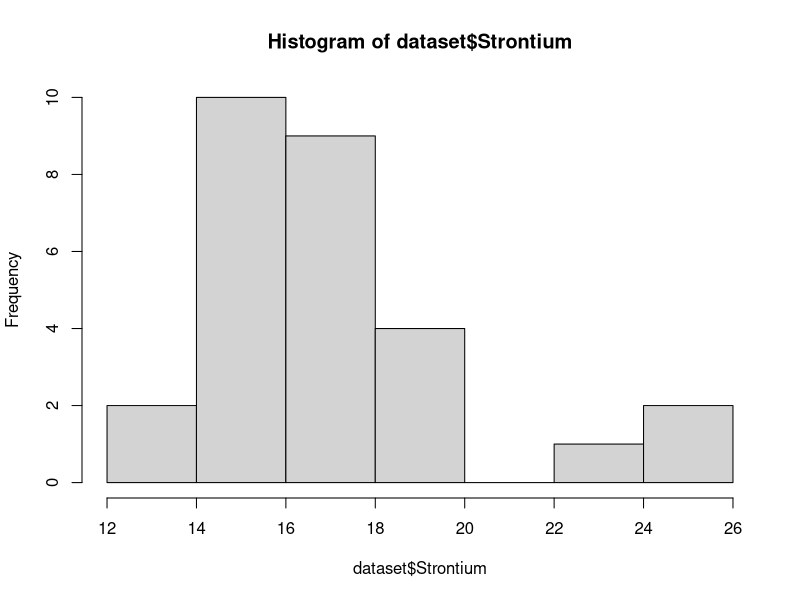
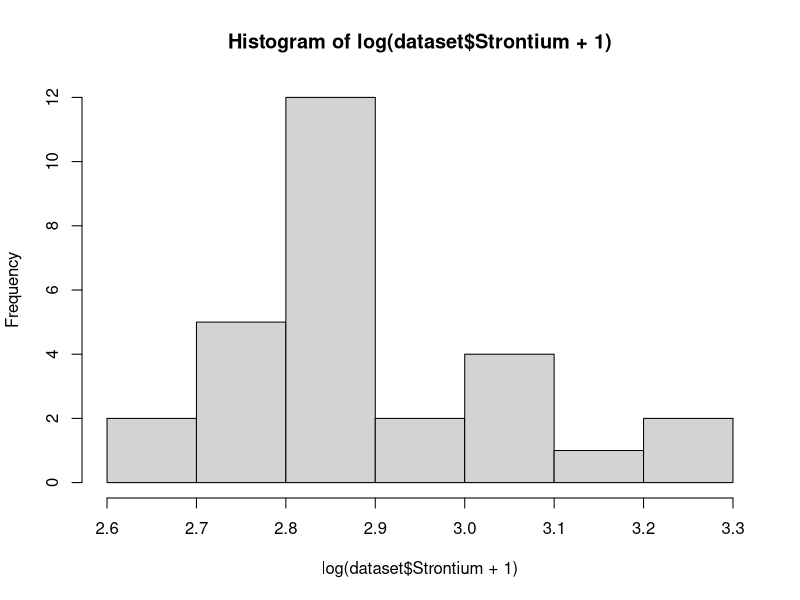
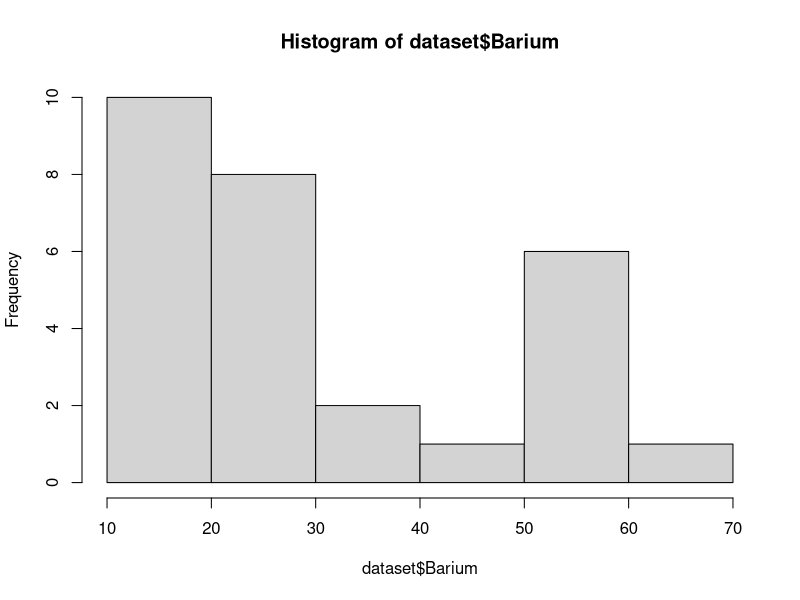
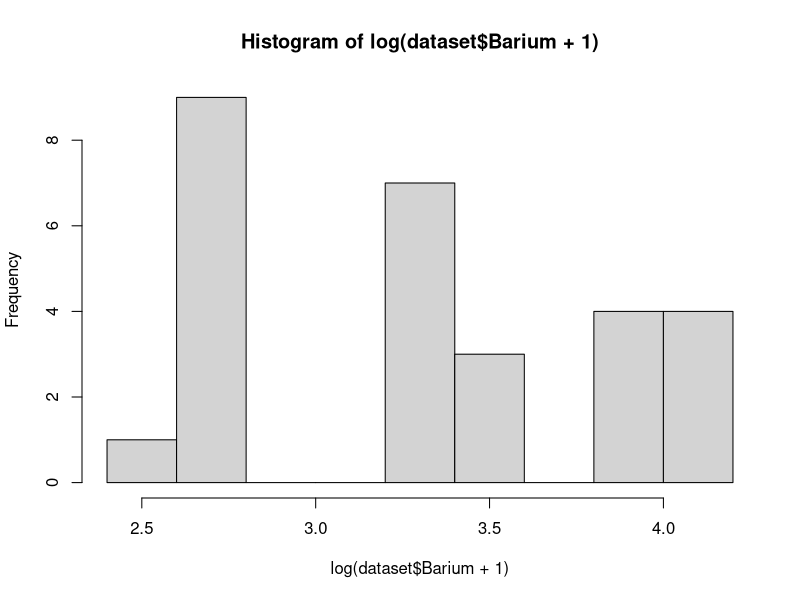

Source code (R) for these figures, in order:

library(tidyverse)

# Read the CSV file into a data frame
dataset <- read_csv("otolith_water.csv")

hist(dataset$Strontium)
hist(log(dataset$Strontium +1))

dataset$log_sr<-log(dataset$Strontium +1)
hist(dataset$Barium)
hist(log(dataset$Barium +1))

## Strontium Analysis
sr_aov_results <- aov(Strontium ~ Location * Month, data = dataset)

print(summary(sr_aov_results))

sr_posthoc_results <- TukeyHSD(sr_aov_results, which = c("Location", "Month"))

print(sr_posthoc_results)

## Log Strontium Analysis
logsr_aov_results <- aov(log_sr ~ Location * Month, data = dataset)

print(summary(logsr_aov_results))

logsr_posthoc_results <- TukeyHSD(logsr_aov_results, which = c("Location", "Month"))

print(logsr_posthoc_results)


## Barium Analysis
ba_aov_results <- aov(Barium ~ Location * Month, data = dataset)

print(summary(ba_aov_results))

ba_posthoc_results <- TukeyHSD(ba_aov_results, which = c("Location", "Month"))

print(ba_posthoc_results)

##MANOVA 

##assumptions of MANOVA:
# The dependent variables should be normally distributed within groups. 
#The R function mshapiro.test( )[in the mvnormtest package] can be used to perform the Shapiro-Wilk test for multivariate normality. This is useful in the case of MANOVA, which assumes multivariate normality.
#Homogeneity of variances across the range of predictors.
#Linearity between all pairs of dependent variables, all pairs of covariates, and all dependent variable-covariate pairs in each cell
ot.man <- manova(cbind(Calcium, Barium, Strontium) ~ Location * Month, data = dataset)
summary(ot.man)

summary.aov(ot.man)


